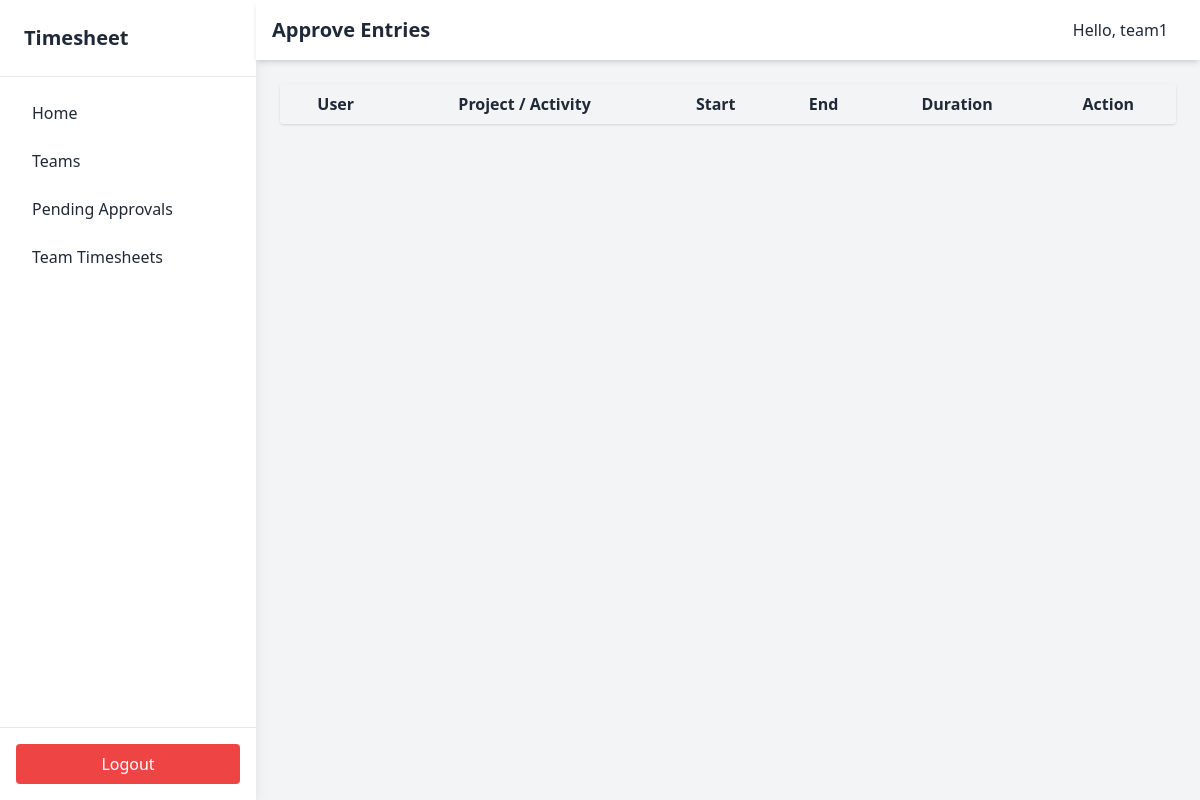
/entries/pending (signed in), run on an earlier commit of the app's database.
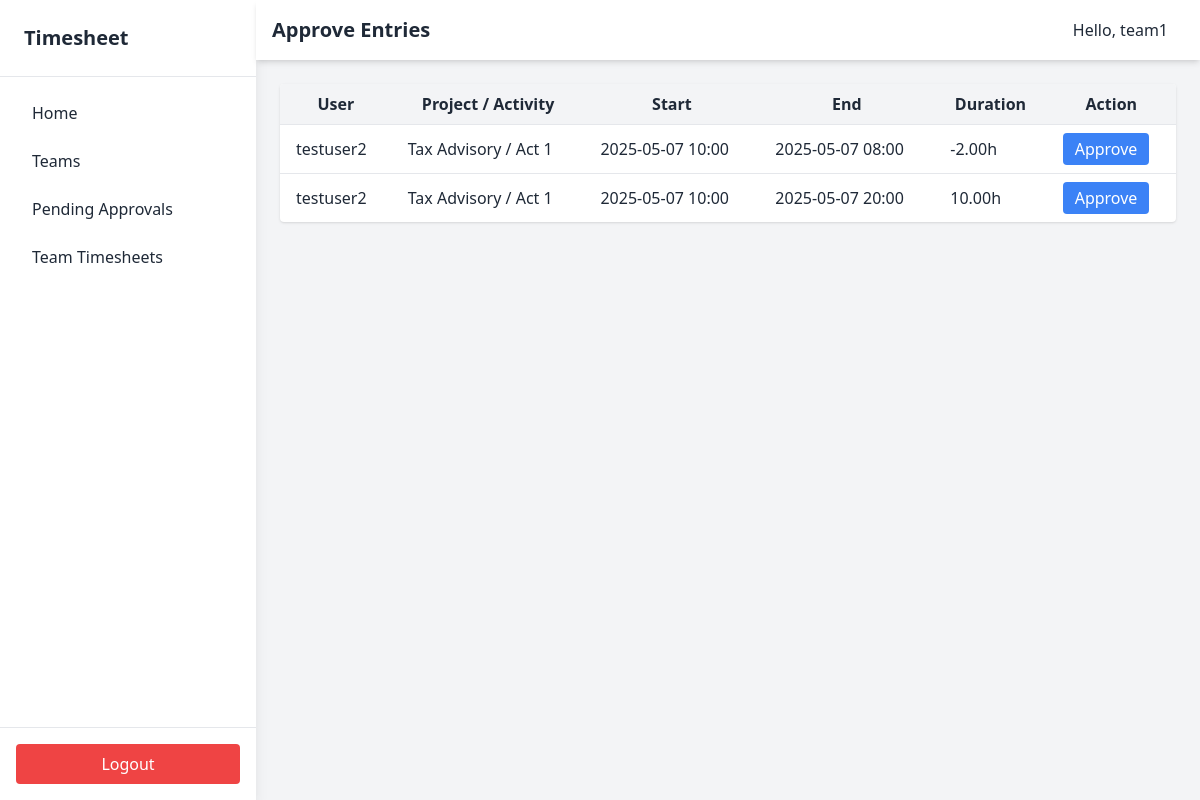
And on a later commit of the database.
### models.py (models this page shows, shortened)
class TimesheetEntry(db.Model):
    __tablename__ = "timesheet_entries"
    id = db.Column(db.Integer, primary_key=True)
    user_id = db.Column(db.Integer, db.ForeignKey("users.id"), nullable=False)
    project_id = db.Column(db.Integer, db.ForeignKey("projects.id"), nullable=False)
    activity_id = db.Column(db.Integer, db.ForeignKey("activities.id"), nullable=False)
    start_time = db.Column(db.DateTime, nullable=False)
    end_time = db.Column(db.DateTime, nullable=False)
    duration_hours = db.Column(db.Float, nullable=False)
    is_billable = db.Column(db.Boolean, default=True)
    description = db.Column(db.Text, nullable=True)
    state = db.Column(db.String(20), default="stopped")
    tags = db.Column(db.String(255), nullable=True)
    is_approved = db.Column(db.Boolean, nullable=False, default=False)
    user = db.relationship("User", backref=db.backref("entries", lazy=True))
    project = db.relationship("Project", backref=db.backref("entries", lazy=True))
    activity = db.relationship("Activity", backref=db.backref("entries", lazy=True))

class User(UserMixin, db.Model):
    __tablename__ = "users"
    id = db.Column(db.Integer, primary_key=True)
    username = db.Column(db.String(150), unique=True, nullable=False)
    password_hash = db.Column(db.String(256), nullable=False)
    role = db.Column(db.String(50), nullable=False, default="ROLE_USER")
    is_approved = db.Column(db.Boolean, nullable=False, default=False)
    leading_teams = db.relationship(
        "Team",
        back_populates="lead",
        foreign_keys="[Team.lead_id]",
        cascade="all, delete-orphan",
    )
    teams = db.relationship("Team", secondary=team_members, back_populates="members")

class Project(db.Model):
    __tablename__ = "projects"
    id = db.Column(db.Integer, primary_key=True)
    name = db.Column(db.String(200), nullable=False)
    customer_id = db.Column(db.Integer, db.ForeignKey("customers.id"), nullable=False)
    is_active = db.Column(db.Boolean, default=True)
    customer = db.relationship("Customer", backref=db.backref("projects", lazy=True))

class Activity(db.Model):
    __tablename__ = "activities"
    id = db.Column(db.Integer, primary_key=True)
    name = db.Column(db.String(200), nullable=False)
    project_id = db.Column(db.Integer, db.ForeignKey("projects.id"), nullable=False)
    is_billable = db.Column(db.Boolean, default=True)
    is_active = db.Column(db.Boolean, default=True)
    project = db.relationship("Project", backref=db.backref("activities", lazy=True))

### app.py (the view)
@app.route("/entries/pending")
@login_required
@role_required("ROLE_TEAMLEAD")
def pending_entries():
    entries = (
        TimesheetEntry.query.filter_by(is_approved=False)
        .order_by(TimesheetEntry.start_time.desc())
        .all()
    )
    return render_template("entries_pending.html", entries=entries)

### app.py (called while the page is built)
@login_manager.user_loader
def load_user(user_id):
    return User.query.get(int(user_id))

def role_required(role):
    def decorator(f):
        @wraps(f)
        def wrapped(*args, **kwargs):
            if not current_user.is_authenticated or current_user.role != role:
                abort(403)
            return f(*args, **kwargs)
        return wrapped
    return decorator

### templates/entries_pending.html (shortened to what this page needs)
{% extends "base.html" %}
{% block page_title %}Approve Entries{% endblock %}
{% block content %}
<table class="min-w-full bg-white rounded shadow overflow-hidden">
    <thead class="bg-gray-100">
        <tr>
            <th class="px-4 py-2">User</th>
            <th class="px-4 py-2">Project / Activity</th>
            <th class="px-4 py-2">Start</th>
            <th class="px-4 py-2">End</th>
            <th class="px-4 py-2">Duration</th>
            <th class="px-4 py-2">Action</th>
        </tr>
    </thead>
    <tbody>
        {% for e in entries %}
        <tr class="border-t">
            <td class="px-4 py-2">{{ e.user.username }}</td>
            <td class="px-4 py-2">{{ e.project.name }} / {{ e.activity.name }}</td>
            <td class="px-4 py-2">{{ e.start_time.strftime('%Y-%m-%d %H:%M') }}</td>
            <td class="px-4 py-2">{{ e.end_time.strftime('%Y-%m-%d %H:%M') }}</td>
            <td class="px-4 py-2">{{ '%.2f'|format(e.duration_hours) }}h</td>
            <td class="px-4 py-2">
                <form method="POST" action="{{ url_for('approve_entry', id=e.id) }}">
                    <button type="submit" class="bg-blue-500 text-white px-3 py-1 rounded hover:bg-blue-600">
                        Approve
                    </button>
                </form>
            </td>
        </tr>
        {% endfor %}
    </tbody>
</table>
{% endblock %}

What changed in the data, as far as the page shows it:
added TimesheetEntry: user.username "testuser2", project.name "Tax Advisory", activity.name "Act 1", start_time "2025-05-07 10:00", end_time "2025-05-07 08:00", duration_hours "-2.00"
added TimesheetEntry: user.username "testuser2", project.name "Tax Advisory", activity.name "Act 1", start_time "2025-05-07 10:00", end_time "2025-05-07 20:00", duration_hours "10.00"
